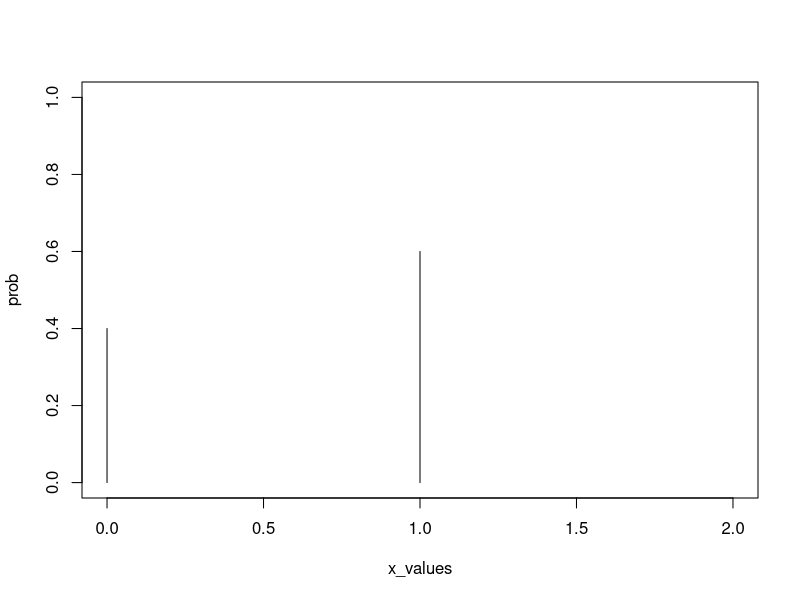
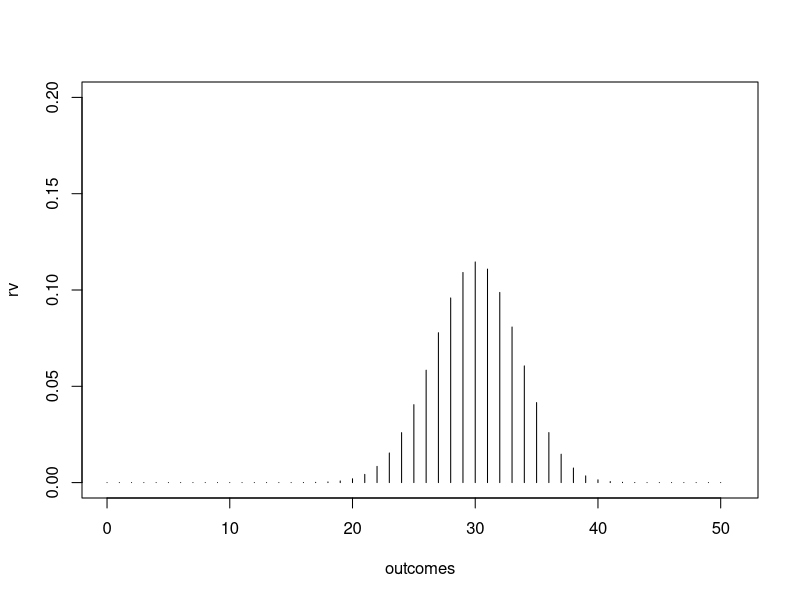
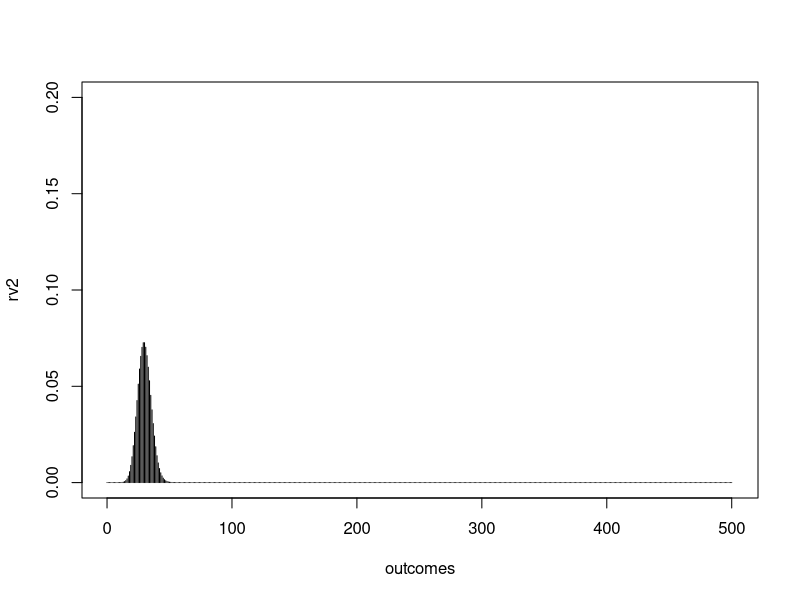

Write the R code that produced these figures, in order. (Note: a time limit stopped this script after it produced the figures.)
## ---- chunk 1
x=rbinom(1,1,0.6)
print(x)
y=dbinom(1,1,0.6)
print(y)
p=0.6
prob=c(1-p,p)
#print(z)
x_values=c(0,1)
plot(x_values,prob,type='h',xlim=c(0,2),ylim=c(0,1))
## ---- chunk 2
x=rbinom(1,50,0.6)
print(x)
n=50
outcomes=0:n
rv=vector("numeric",length=51)
for(i in outcomes){
  rv[i+1]=dbinom(i,50,0.6)
}
plot(outcomes,rv,type='h',xlim=c(0,n+1),ylim=c(0,0.2))
## ---- chunk 3
moment_ans=function(q){
  s=0
  for(i in outcomes){
    s=s+(i^q)*rv[i+1]
  }
  return(s)
}
print(moment_ans(1))#Mean
mvar=moment_ans(2)-((moment_ans(1))^2)
print(mvar)
## ---- chunk 4
Ti=5
t=0.01
n=Ti/t
outcomes=0:n
rv=vector("numeric",length=n+1)
for(i in outcomes){
  rv[i+1]=dbinom(i,n,0.4)
}
moment_ans=function(q){
  s=0
  for(i in outcomes){
    s=s+(i^q)*rv[i+1]
  }
  return(s)
}
mmean=moment_ans(1)#Mean
mvar=moment_ans(2)-((moment_ans(1))^2)
print(mmean)
print(mvar)
## ---- chunk 5
lambda1=30
x=rpois(1,lambda1)
rv2=vector("numeric",length = n+1)
for(i in outcomes){
  rv2[i+1]=dpois(i,lambda = lambda1)
}
plot(outcomes,rv2,type='h',xlim=c(0,n+1),ylim=c(0,0.2))
## ---- chunk 6
e=vector("numeric",length=10000)
nc=10:10009
for(n in nc){
  outcomes=0:n
  rv=vector("numeric",length=n+1)
  for(i in outcomes){
    rv[i+1]=dbinom(i,n,0.6)
  }
  moment_ans=function(q){
    s=0
    for(i in outcomes){
      s=s+(i^q)*rv[i+1]
    }
    return(s)
  }
  mmean=moment_ans(1)#Mean
  lambda1=mmean
  x=rpois(1,lambda1)
  rv2=vector("numeric",length = n+1)
  for(i in outcomes){
    rv2[i+1]=dpois(i,lambda = lambda1)
  }
  e[n-9]=mean(abs(rv-rv2))
}
plot(nc,e,type='l')
